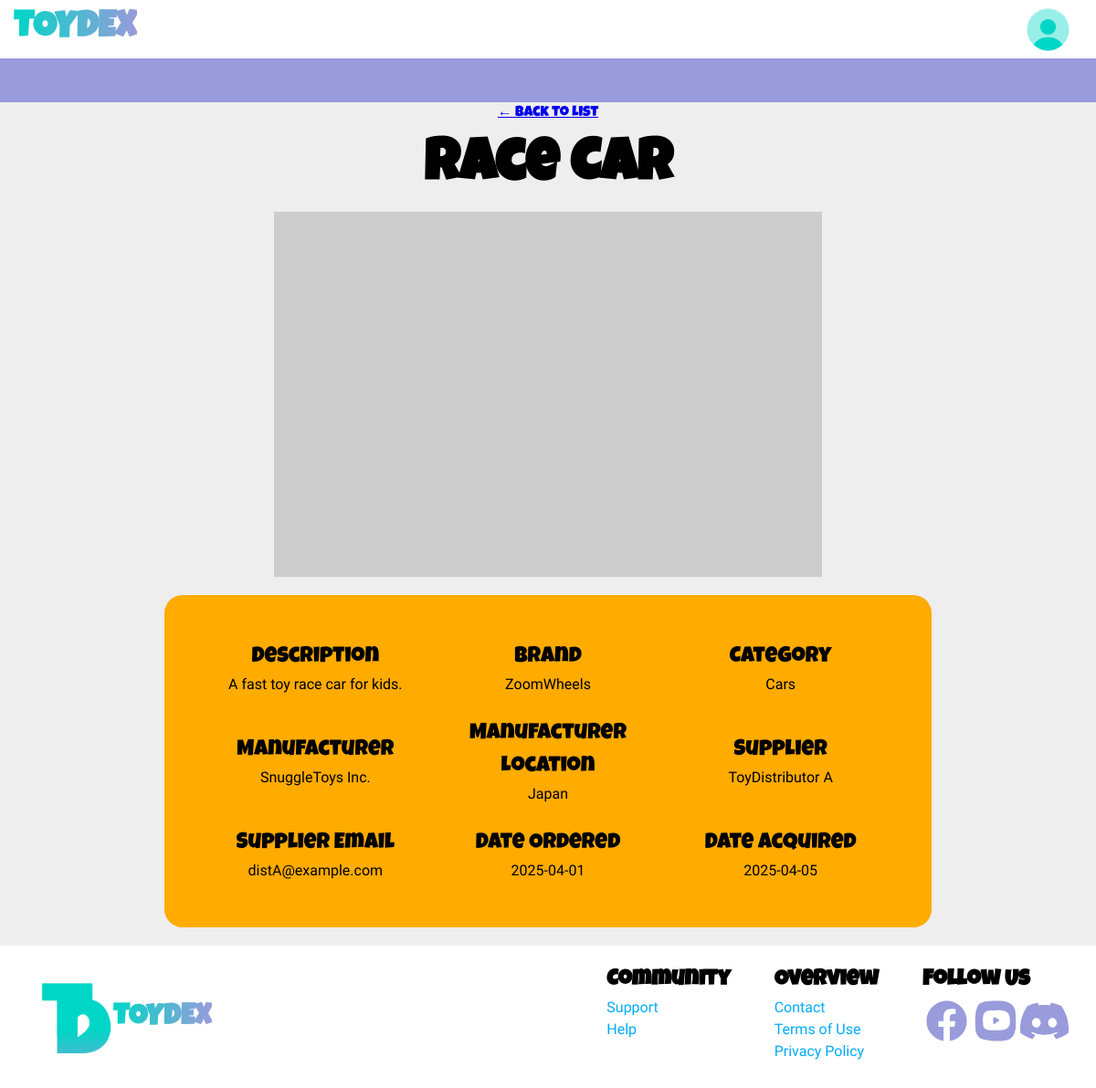
/viewItem.php?item_id=3, run on the app's committed database.
### tables this page shows
CREATE TABLE `toyitem` (
  `item_id` int(11) NOT NULL,
  `name` varchar(100) NOT NULL,
  `description` text DEFAULT NULL,
  `brand` varchar(100) DEFAULT NULL,
  `category` varchar(100) DEFAULT NULL
);

CREATE TABLE `manufacturer` (
  `manufacturer_id` int(11) NOT NULL,
  `manufacturer_name` varchar(100) NOT NULL,
  `location` varchar(100) NOT NULL
);

CREATE TABLE `supplier` (
  `supplier_id` int(11) NOT NULL,
  `supplier_name` varchar(100) NOT NULL,
  `email` varchar(100) DEFAULT NULL
);

CREATE TABLE `purchaseathrough` (
  `item_id` int(11) NOT NULL,
  `supplier_id` int(11) NOT NULL,
  `date_ordered` date DEFAULT NULL,
  `date_acquired` date DEFAULT NULL
);

### viewItem.php (the view, shortened to what this page needs)
<?php
include 'DBConnector.php';
    $item_id = (int) $_GET['item_id'];
    $sql = "SELECT * FROM has, manufacturer, manufactures, provides, purchaseathrough, supplier, toyimage, toyitem WHERE toyitem.item_id = ?";
    $stmt = $conn->prepare($sql);
    $stmt->bind_param("i", $item_id);
    $stmt->execute();
    $result = $stmt->get_result();
    $row = $result->fetch_assoc();
?>
        <!DOCTYPE html>
        <html lang="en">
        <head>
            <link rel="stylesheet" href="styles.css">
        </head>
        <body>
            <section class="home">
                <header>
                    <div class="main-header">
                        <h1 class="toydex-logo">TOYDEX</h1>
                        <nav>
                            <ul>
                                <li><a href="#"><img src="images/profile-circle-svgrepo-com.svg" alt="view"></a></li>
                            </ul>
                        </nav>
                    </div>
                    <div class="divider"></div>
                </header>
            <div class="view-container">
                <a href="home.php">← Back to List</a>
                <div class=details-header>
                    <h1><?= htmlspecialchars($row['name']) ?></h1>
                    <img src="<?= htmlspecialchars($row['image_url']) ?>" alt="<?= htmlspecialchars($row['name']) ?>">
                </div>
                <div class="details">
                    <div class="detail1">
                        <label>Description</label>
                        <p><?= nl2br(htmlspecialchars($row['description'])) ?></p>
                    </div>
                    <div class="detail2">
                        <label>Brand</label>
                        <p><?= htmlspecialchars($row['brand']) ?></p>
                    </div>
                    <div class="detail3">
                        <label>Category</label>
                        <p><?= htmlspecialchars($row['category']) ?></p>
                    </div>
                    <div class="detail4">
                        <label>Manufacturer</label>
                        <p><?=htmlspecialchars($row['manufacturer_name']) ?></p>
                    </div>
                    <div class="detail5">
                        <label>Manufacturer Location</label>
                        <p><?=htmlspecialchars($row['location']) ?></p>
                    </div>
                    <div class="detail7">
                        <label>Supplier</label>
                        <p><?=htmlspecialchars($row['supplier_name']) ?></p>
                    </div>
                    <div class="detail8">
                        <label>Supplier Email</label>
                        <p><?=htmlspecialchars($row['email']) ?></p>
                    </div>
                    <div class="detail9">
                        <label>Date Ordered</label>
                        <p><?=htmlspecialchars($row['date_ordered']) ?></p>
                    </div>
                    <div class="detail10">
                        <label>Date Acquired</label>
                        <p><?=htmlspecialchars($row['date_acquired']) ?></p>
                    </div>
                </div>
            </section>
            <footer>
                <div class="logo">
                    <img src="images/logo.png">
                    <h1>TOYDEX</h1>
                </div>
                <div class="labels">
                    <div class="label">
                        <h2>Community</h2>
                        <a href="#">Support</a>
                        <a href="#">Help</a>
                    </div>
                    <div class="label">
                        <h2>Overview</h2>
                        <a href="#">Contact</a>
                        <a href="#">Terms of Use</a>
                        <a href="#">Privacy Policy</a>
                    </div>
                    <div class="label">
                        <h2>Follow Us</h2>
                        <div class="icons">
                            <a href="#"><img src="images/facebook-svgrepo-com.svg"></a>
                            <a href="#"><img src="images/youtube-svgrepo-com.svg"></a>
                            <a href="#"><img src="images/discord-fill-svgrepo-com.svg"></a>
                        </div>
                    </div>
                </div>
            </footer>
        </body>
        </html>

### styles.css (style rules this page uses)
*, *::before, *::after { box-sizing: border-box; }
* { margin: 0; }
@media (prefers-reduced-motion: no-preference) { html { interpolate-size: allow-keywords; } }
body { line-height: 1.5; -webkit-font-smoothing: antialiased; }
img, picture, video, canvas, svg { display: block; max-width: 100%; }
p, h1, h2, h3, h4, h5, h6 { overflow-wrap: break-word; }
p { text-wrap: pretty; }
h1, h2, h3, h4, h5, h6 { text-wrap: balance; }
:root { --purple: #999BDB; --green: #00D6C6; --dark-green: #00a99e; --pink: #FF618C; --blue: #00ABF8; --yellow: #FFAB00; --orange: #FF7358; --black: #000000; --grey: #BBBBBB; --light-grey: #EEEEEE; }
body { font-family: "Luckiest Guy", cursive; margin: 0; }
header { display: flex; flex-direction: column; position: sticky; top: 0; z-index: 10; }
.home header .main-header { display: flex; justify-content: space-between; padding: 20px 15px 20px 15px; top: 0; height: 4rem; align-items: center; background-color: white; }
.home header .main-header h1 { background: linear-gradient(to right, var(--green), var(--purple)); -webkit-background-clip: text; background-clip: text; color: transparent; font-size: 2.5rem; }
.home header .main-header nav { display: flex; list-style: none; justify-content: space-between; top: 0; }
.home header .main-header nav ul { display: flex; list-style: none; gap: 0.5rem; margin: 0; overflow: hidden; padding: 10px; }
.home header .main-header nav ul li { transition: .3s ease; }
.home header .main-header nav ul li a { display: block; text-decoration: none; }
.home header .main-header nav ul li a img { width: 55px; height: 55px; }
.home header .divider { height: 3rem; background-color: var(--purple); }
.view-container { display: flex; flex-direction: column; align-items: center; justify-content: center; background-color: var(--light-grey); }
.view-container .details-header { width: 50%; }
.view-container .details-header h1 { font-size: 4rem; text-align: center; }
.view-container .details { background-color: var(--yellow); width: 70%; border-radius: 20px; padding: 50px; margin: 20px; display: grid; grid-template-columns: repeat(3, 1fr); gap: 1.5rem; align-items: center; text-align: center; }
.view-container .details label { font-size: 1.5rem; }
.view-container .details p { font-family: Manjari; }
footer { display: flex; padding: 20px; justify-content: space-between; height: 20vh; flex-direction: row; }
footer .logo { display: flex; align-items: center; padding: 1.5rem; }
footer .logo img { width: 80px; }
footer .logo h1 { background: linear-gradient(to right, var(--green), var(--purple)); -webkit-background-clip: text; background-clip: text; color: transparent; font-size: 2rem; }
footer .labels { display: flex; gap: 3rem; padding-right: 10px; }
footer .labels .label { display: flex; flex-direction: column; }
footer .labels .label a { font-family: Manjari, sans-serif; color: var(--blue); text-decoration: none; }
footer .labels .label .icons { display: flex; }
footer .labels .label .icons { width: 10rem; }

### data on the page
toyitem: name "Race Car", description "A fast toy race car for kids.", brand "ZoomWheels", category "Cars"
manufacturer: manufacturer_name "SnuggleToys Inc.", location "Japan"
supplier: supplier_name "ToyDistributor A", email "distA@example.com"
purchaseathrough: date_ordered "2025-04-01", date_acquired "2025-04-05"
